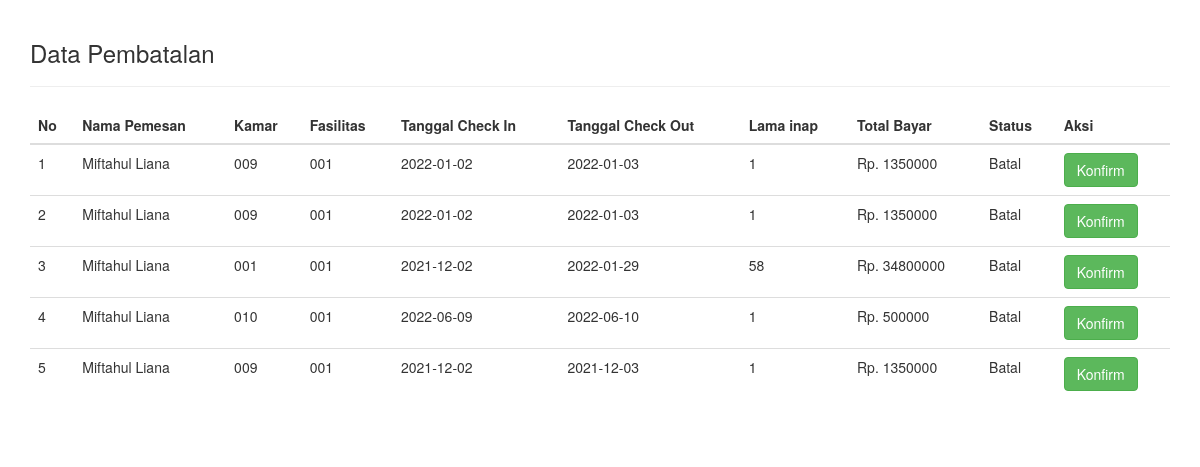
The page /dataPembatalan.php on the database as committed earlier.
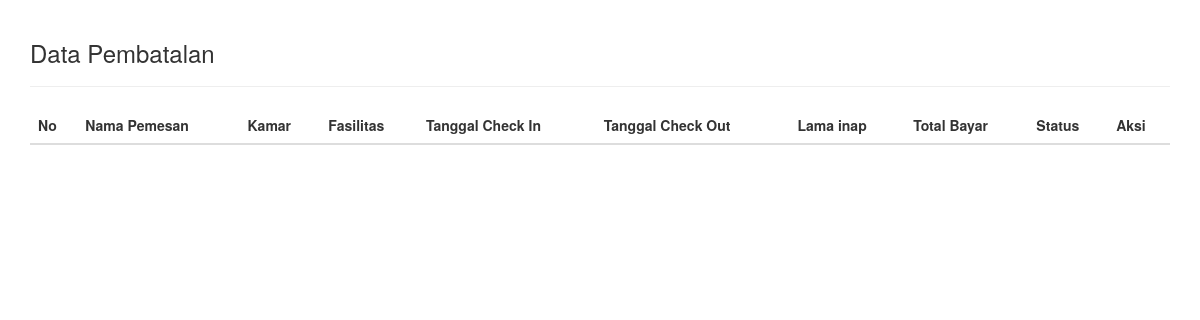
The same page on the database as committed later.
### tables this page shows
CREATE TABLE `tbl_batal` (
  `id_batal` int(25) NOT NULL,
  `id_reservasi` int(25) NOT NULL,
  `nama_tamu` varchar(25) NOT NULL,
  `kode_kamar` varchar(25) NOT NULL,
  `id_fasilitas` varchar(25) NOT NULL,
  `tgl_check_in` date NOT NULL,
  `tgl_check_out` date NOT NULL,
  `lama_inap` int(25) NOT NULL,
  `total_biaya` int(25) NOT NULL,
  `status` varchar(25) NOT NULL DEFAULT 'Pending'
);

### dataPembatalan.php (the view, shortened to what this page needs)
<!DOCTYPE html>
<html lang="en">
<head>
<link rel="stylesheet" type="text/css" href="//cdn.datatables.net/1.10.11/css/jquery.dataTables.min.css">
<link rel="stylesheet" href="https://maxcdn.bootstrapcdn.com/bootstrap/3.3.7/css/bootstrap.min.css">
</head>
<body>
<?php
    include 'helper/connect.php';
?>
<div class="container" style="padding-top: 20px; padding-bottom: 20px;">
    <h3>Data Pembatalan</h3>
<hr>
<table class="table table-stripped table-hover datatab" align="center">
    <thead>
        <tr>
            <th>No</th>
            <th>Nama Pemesan</th>
            <th>Kamar</th>
            <th>Fasilitas</th>
            <th>Tanggal Check In</th>
            <th>Tanggal Check Out</th>
            <th>Lama inap</th>
            <th>Total Bayar</th>
            <th> Status</th>
            <th>Aksi</th>
        </tr>
    </thead>
    <tbody>
    <?php
        $nomor=1;
        $sql = "SELECT * FROM tbl_batal";
        $query = mysqli_query($con, $sql);
        while($data = mysqli_fetch_assoc($query)){
        ?>
        <tr>
            <td><?php echo $nomor; ?></td>
            <td><?php echo $data['nama_tamu']; ?></td>
            <td><?php echo $data['kode_kamar']; ?></td>
            <td><?php echo $data['id_fasilitas']; ?></td>
            <td><?php echo $data['tgl_check_in']; ?></td>
            <td><?php echo $data['tgl_check_out']; ?></td>
            <td><?php echo $data['lama_inap']; ?></td>
            <td>Rp. <?php echo $data['total_biaya']; ?></td>
            <td><?php echo $data['status']; ?></td>
            <td>
                <a href="proses_admin/prosesBatal.php?id=<?php echo $data['id_reservasi'] ?>" class="btn btn-success">Konfirm</a>
            </td>
        </tr>
        <?php $nomor++; ?>
        <?php } ?>
    </tbody>
</table>

Rows that differ between the two databases and show on the page:
removed tbl_batal: nama_tamu "Miftahul Liana", kode_kamar "009", id_fasilitas "001", tgl_check_in "2022-01-02", tgl_check_out "2022-01-03", lama_inap "1", total_biaya "1350000", status "Batal"
removed tbl_batal: nama_tamu "Miftahul Liana", kode_kamar "009", id_fasilitas "001", tgl_check_in "2022-01-02", tgl_check_out "2022-01-03", lama_inap "1", total_biaya "1350000", status "Batal"
removed tbl_batal: nama_tamu "Miftahul Liana", kode_kamar "001", id_fasilitas "001", tgl_check_in "2021-12-02", tgl_check_out "2022-01-29", lama_inap "58", total_biaya "34800000", status "Batal"
removed tbl_batal: nama_tamu "Miftahul Liana", kode_kamar "010", id_fasilitas "001", tgl_check_in "2022-06-09", tgl_check_out "2022-06-10", lama_inap "1", total_biaya "500000", status "Batal"
removed tbl_batal: nama_tamu "Miftahul Liana", kode_kamar "009", id_fasilitas "001", tgl_check_in "2021-12-02", tgl_check_out "2021-12-03", lama_inap "1", total_biaya "1350000", status "Batal"
